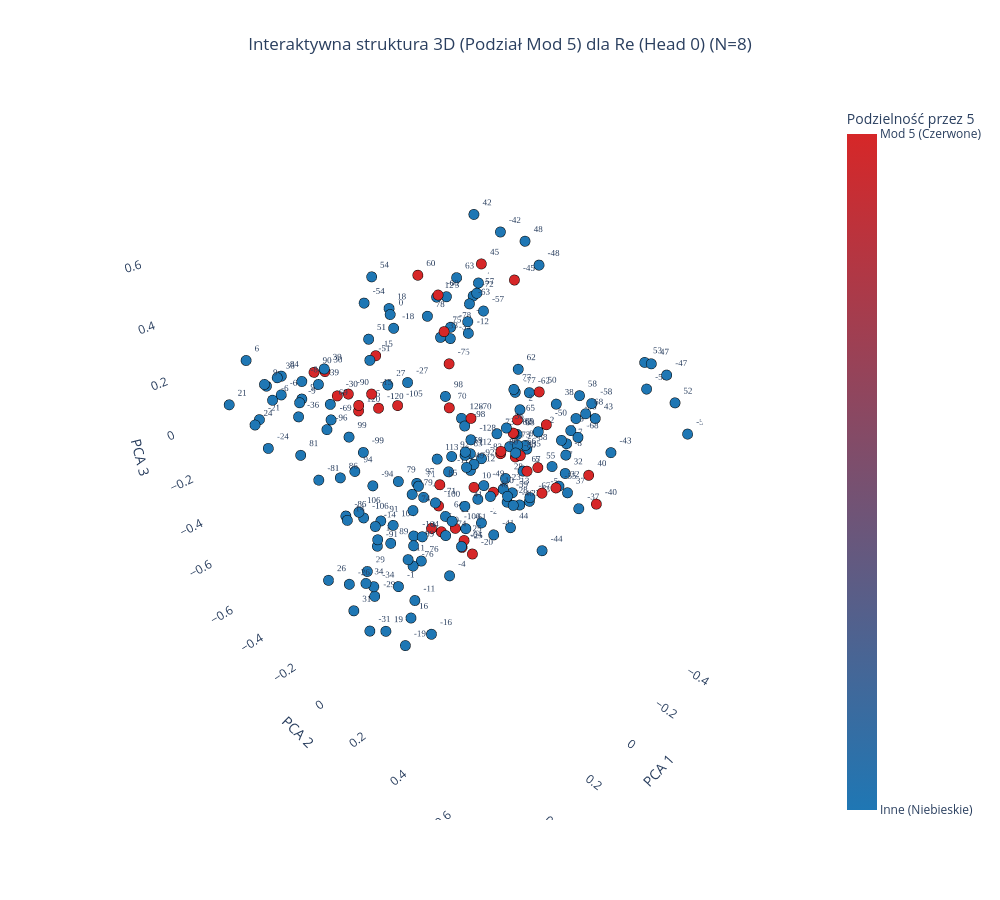
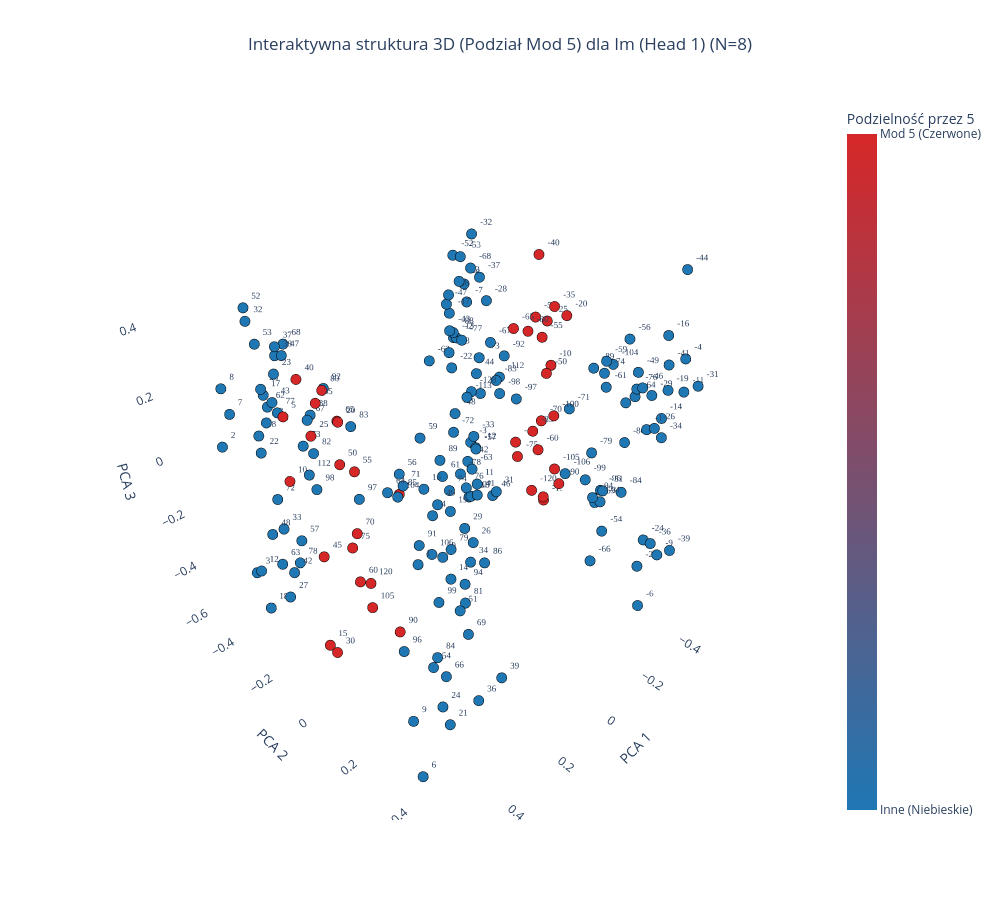

Notebook cell for these charts, in order:
### Code cell
import numpy as np
import plotly.graph_objects as go
from sklearn.decomposition import PCA

def plot_output_head_plotly_3d_mod5(model, N, head_idx=0):
    """
    Rysuje interaktywny wykres 3D PCA dla wybranej głowicy wyjściowej.
    Liczby podzielne przez 5 są czerwone, reszta niebieska.
    """

    weights = model.output_heads[head_idx].weight.detach().cpu().numpy()
    

    output_offset = 2 * N * N
    min_val, max_val = -2 * N * N, 2 * N * N
    active_indices = []
    labels = []
    
    for val in range(min_val, max_val + 1):
        idx = val + output_offset
        if 0 <= idx < weights.shape[0]:
            active_indices.append(idx)
            labels.append(val)

    active_weights = weights[active_indices]


    weight_norms = np.linalg.norm(active_weights, axis=1)
    valid_mask = weight_norms > 0.4
    
    active_weights = active_weights[valid_mask]
    labels = np.array(labels)[valid_mask]


    pca = PCA(n_components=3)
    embeds_3d = pca.fit_transform(active_weights)
    

    color_values = [1 if (l % 5 == 0 and l != 0) else 0 for l in labels]
    

    custom_colorscale = [
        [0.0, 'rgb(31, 119, 180)'],
        [1.0, 'rgb(214, 39, 40)']
    ]
    
    head_names = {0: "Re (Head 0)", 1: "Im (Head 1)"}
    title_name = head_names.get(head_idx, f"Head {head_idx}")

    fig = go.Figure()

    fig.add_trace(go.Scatter3d(
        x=embeds_3d[:, 0],
        y=embeds_3d[:, 1],
        z=embeds_3d[:, 2],
        mode='markers+text',
        text=[str(l) for l in labels],
        textposition="top right",
        textfont=dict(size=9, family="Arial Black"),
        marker=dict(
            size=6,
            color=color_values,
            colorscale=custom_colorscale,
            showscale=True,
            colorbar=dict(
                title="Podzielność przez 5",
                tickmode='array',
                tickvals=[0, 1],
                ticktext=['Inne (Niebieskie)', 'Mod 5 (Czerwone)']
            ),
            line=dict(width=1, color='Black')
        ),
        hoverinfo='text',
        hovertext=[f"Token ID: {l + output_offset}<br>Wartość algebraiczna: {l}<br>Reszta mod 5: {l % 5}" for l in labels]
    ))

    fig.update_layout(
        title=dict(
            text=f"Interaktywna struktura 3D (Podział Mod 5) dla {title_name} (N={N})",
            x=0.5,
            xanchor='center'
        ),
        scene=dict(
            xaxis=dict(title="PCA 1", backgroundcolor="white", gridcolor="rgba(200,200,200,0.2)"),
            yaxis=dict(title="PCA 2", backgroundcolor="white", gridcolor="rgba(200,200,200,0.2)"),
            zaxis=dict(title="PCA 3", backgroundcolor="white", gridcolor="rgba(200,200,200,0.2)"),
        ),
        width=1000,
        height=900,
        showlegend=False
    )
    
    fig.show()

plot_output_head_plotly_3d_mod5(model, N=N, head_idx=0)
plot_output_head_plotly_3d_mod5(model, N=N, head_idx=1)

### Figure 1 — Plotly figure (JSON) as saved in the notebook; plotly's stock layout.template omitted (floating-point values rounded to 4 significant figures; data arrays with more than 128 entries replaced by an {"elided": "..."} marker saying what was removed)
{"data": [{"hoverinfo": "text", "hovertext": {"elided": "209 str values"}, "marker": {"color": {"elided": "209 int values"}, "colorbar": {"tickmode": "array", "ticktext": ["Inne (Niebieskie)", "Mod 5 (Czerwone)"], "tickvals": [0, 1], "title": {"text": "Podzielność przez 5"}}, "colorscale": [[0, "rgb(31, 119, 180)"], [1, "rgb(214, 39, 40)"]], "line": {"color": "Black", "width": 1}, "showscale": true, "size": 6}, "mode": "markers+text", "text": {"elided": "209 str values"}, "textfont": {"family": "Arial Black", "size": 9}, "textposition": "top right", "type": "scatter3d", "x": {"elided": "209 float values"}, "y": {"elided": "209 float values"}, "z": {"elided": "209 float values"}}], "layout": {"height": 900, "scene": {"xaxis": {"backgroundcolor": "white", "gridcolor": "rgba(200,200,200,0.2)", "title": {"text": "PCA 1"}}, "yaxis": {"backgroundcolor": "white", "gridcolor": "rgba(200,200,200,0.2)", "title": {"text": "PCA 2"}}, "zaxis": {"backgroundcolor": "white", "gridcolor": "rgba(200,200,200,0.2)", "title": {"text": "PCA 3"}}}, "showlegend": false, "title": {"text": "Interaktywna struktura 3D (Podział Mod 5) dla Re (Head 0) (N=8)", "x": 0.5, "xanchor": "center"}, "width": 1000}}

### Figure 2 — Plotly figure (JSON) as saved in the notebook; plotly's stock layout.template omitted (floating-point values rounded to 4 significant figures; data arrays with more than 128 entries replaced by an {"elided": "..."} marker saying what was removed)
{"data": [{"hoverinfo": "text", "hovertext": {"elided": "206 str values"}, "marker": {"color": {"elided": "206 int values"}, "colorbar": {"tickmode": "array", "ticktext": ["Inne (Niebieskie)", "Mod 5 (Czerwone)"], "tickvals": [0, 1], "title": {"text": "Podzielność przez 5"}}, "colorscale": [[0, "rgb(31, 119, 180)"], [1, "rgb(214, 39, 40)"]], "line": {"color": "Black", "width": 1}, "showscale": true, "size": 6}, "mode": "markers+text", "text": {"elided": "206 str values"}, "textfont": {"family": "Arial Black", "size": 9}, "textposition": "top right", "type": "scatter3d", "x": {"elided": "206 float values"}, "y": {"elided": "206 float values"}, "z": {"elided": "206 float values"}}], "layout": {"height": 900, "scene": {"xaxis": {"backgroundcolor": "white", "gridcolor": "rgba(200,200,200,0.2)", "title": {"text": "PCA 1"}}, "yaxis": {"backgroundcolor": "white", "gridcolor": "rgba(200,200,200,0.2)", "title": {"text": "PCA 2"}}, "zaxis": {"backgroundcolor": "white", "gridcolor": "rgba(200,200,200,0.2)", "title": {"text": "PCA 3"}}}, "showlegend": false, "title": {"text": "Interaktywna struktura 3D (Podział Mod 5) dla Im (Head 1) (N=8)", "x": 0.5, "xanchor": "center"}, "width": 1000}}
